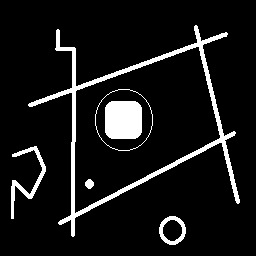
#> input picture sample.jpeg, 256 x 256 px
$ jupyter execute dip_algorithm.ipynb
#> lines starting #> are read from the running program, lines starting #| are printed output that depends on the picture; after the words box and inside, x2 and y2 are one past the last pixel; in counts of white or black regions, pixels touching at a corner belong together
[cell 1]
import cv2
import numpy as np

def label_connected_components(binary_image):
    height, width = binary_image.shape
    labels = np.zeros((height, width), dtype=np.int32)
    current_label = 1
    equivalences = {}

    def find_root(label):
        root = label
        while root in equivalences:
            root = equivalences[root]
        return root

    component_count = 0

    for y in range(height):
        for x in range(width):
            if binary_image[y, x] == 1:
                neighbors = [0, 0, 0, 0]

                if x > 0:
                    neighbors[0] = labels[y, x - 1]
                if y > 0:
                    neighbors[1] = labels[y - 1, x]
                if x > 0 and y > 0:
                    neighbors[2] = labels[y - 1, x - 1]
                if x < width - 1 and y > 0:
                    neighbors[3] = labels[y - 1, x + 1]

                neighbor_labels = [label for label in neighbors if label != 0]

                if not neighbor_labels:
                    labels[y, x] = current_label
                    component_count += 1
                    current_label += 1
                else:
                    min_label = min(neighbor_labels)
                    labels[y, x] = min_label

                    for label in neighbor_labels:
                        if label != min_label:
                            equivalences[label] = min_label

    return labels, component_count

[cell 2]
# Usage Example:
binary_image = cv2.imread('sample.jpeg', cv2.IMREAD_GRAYSCALE)
#> binary_image is the input picture: shape (256, 256); min 0, max 255, mean 22.8
binary_image[binary_image < 128] = 0
#> binary_image: shape (256, 256); 6.21% of pixels changed, all inside (x1, y1, x2, y2) = (8, 24, 240, 248)
binary_image[binary_image >= 128] = 1
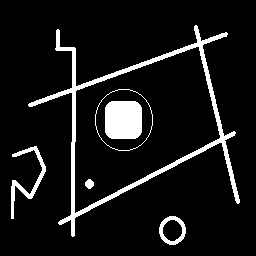
#> binary_image: shape (256, 256); values 0 (black) and 1 (white), 8.9% white; 6 white regions, box (x1, y1, x2, y2) and area: (28, 25, 240, 237) 3436, (105, 101, 142, 139) 1338, (11, 146, 46, 219) 532, (159, 216, 186, 245) 304, (95, 89, 153, 151) 168, (85, 179, 94, 189) 66

connected_components, blob_count = label_connected_components(binary_image)
#> after the loop in label_connected_components, `for y in range(height):`:
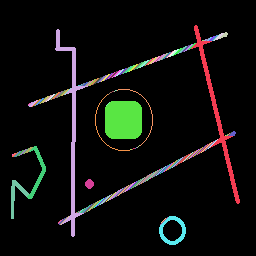
#> labels: shape (256, 256) int32; 176 distinct labels, from 0 to 175; one colour per label, 0 black
#> blob_count = 175

# Make Fancy Color #
colors = np.random.randint(0, 255, size=(blob_count, 3), dtype=np.uint8)
#> colors = 175 rows, first 8: [172, 10, 127], [140, 47, 170], [196, 151, 117], [166, 22, 183], [192, 204, 33], [216, 67, 179], [78, 154, 251], [82, 162, 219]
colored_image = np.zeros((binary_image.shape[0], binary_image.shape[1], 3), dtype=np.uint8)

for label in range(1, blob_count + 1):
    mask = connected_components == label
    colored_image[mask] = colors[label - 1]
#> this loop made 175 passes
#> pass 1, `mask = connected_components == label`:
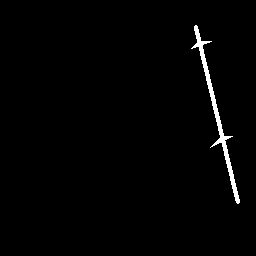
#> mask: shape (256, 256) bool; 1.4% white; 1 white region, box (x1, y1, x2, y2) and area: (191, 25, 240, 204) 896
#> pass 2, `mask = connected_components == label`:
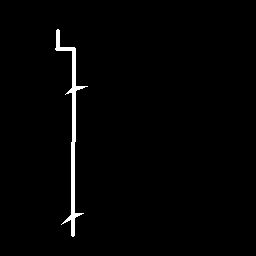
#> mask: shape (256, 256) bool; 1.5% white; 1 white region, box (x1, y1, x2, y2) and area: (55, 29, 88, 237) 1000
#> pass 3, `mask = connected_components == label`:
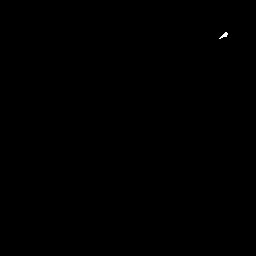
#> mask: shape (256, 256) bool; 0.04% white in thin lines or dots, all inside (x1, y1, x2, y2) = (219, 32, 228, 39)
#> after the loop:
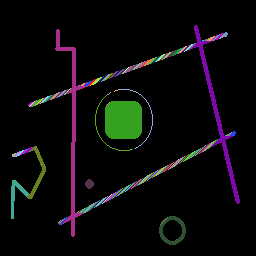
#> colored_image: shape (256, 256, 3); mean of channels 0, 1, 2 9.6, 9.1, 9.7; drawn as B, G, R
####################

print(f"Blob Count is: {blob_count}")
#| Blob Count is: 175

cv2.imshow('Colored Connected Components', colored_image)

cv2.waitKey(0)
cv2.destroyAllWindows()
